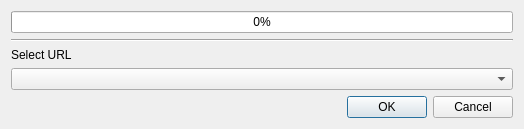
<?xml version="1.0" encoding="UTF-8"?>
<ui version="4.0">
 <class>CDownloadFile</class>
 <widget class="QDialog" name="CDownloadFile">
  <property name="geometry">
   <rect>
    <x>0</x>
    <y>0</y>
    <width>524</width>
    <height>126</height>
   </rect>
  </property>
  <property name="windowTitle">
   <string>Download</string>
  </property>
  <layout class="QVBoxLayout" name="verticalLayout_2">
   <item>
    <layout class="QVBoxLayout" name="verticalLayout">
     <item>
      <widget class="QProgressBar" name="progressBar">
       <property name="value">
        <number>0</number>
       </property>
       <property name="invertedAppearance">
        <bool>false</bool>
       </property>
      </widget>
     </item>
     <item>
      <widget class="Line" name="line">
       <property name="orientation">
        <enum>Qt::Horizontal</enum>
       </property>
      </widget>
     </item>
     <item>
      <widget class="QLabel" name="label">
       <property name="text">
        <string>Select URL</string>
       </property>
      </widget>
     </item>
     <item>
      <widget class="QComboBox" name="comboBox"/>
     </item>
     <item>
      <layout class="QHBoxLayout" name="horizontalLayout">
       <item>
        <spacer name="horizontalSpacer">
         <property name="orientation">
          <enum>Qt::Horizontal</enum>
         </property>
         <property name="sizeHint" stdset="0">
          <size>
           <width>40</width>
           <height>20</height>
          </size>
         </property>
        </spacer>
       </item>
       <item>
        <widget class="QPushButton" name="pushButton_2">
         <property name="text">
          <string>OK</string>
         </property>
        </widget>
       </item>
       <item>
        <widget class="QPushButton" name="pushButton">
         <property name="text">
          <string>Cancel</string>
         </property>
        </widget>
       </item>
      </layout>
     </item>
    </layout>
   </item>
  </layout>
 </widget>
 <resources/>
 <connections/>
</ui>
